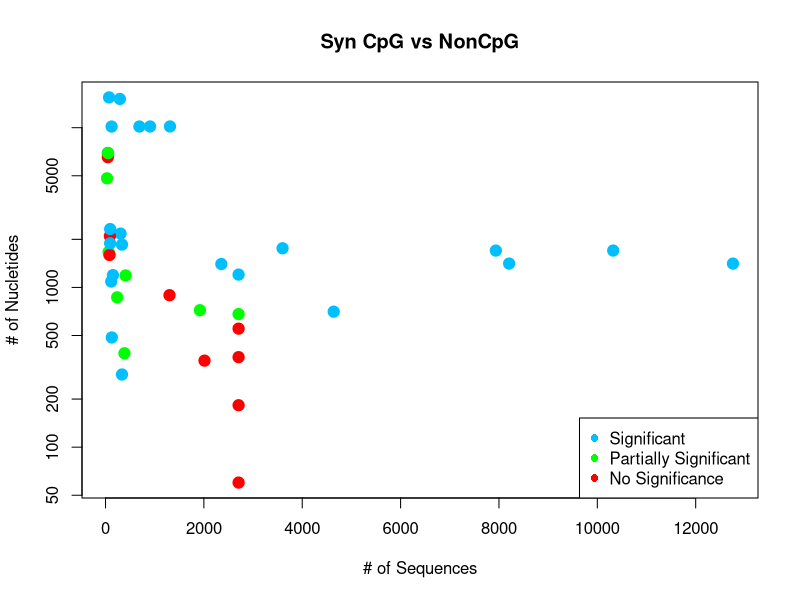
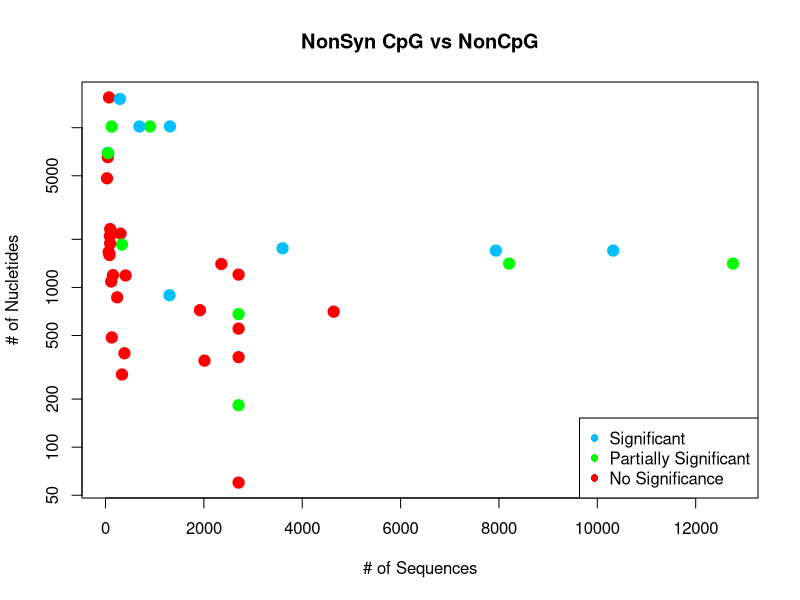
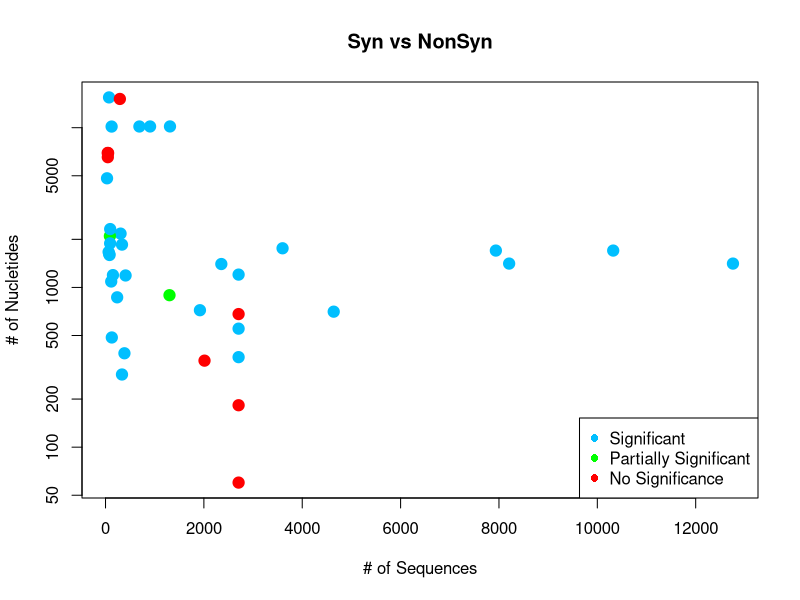

The R source for these figures, in order:
# graph for data vs significant 

library(scales)
library(plotrix)
library(sfsmisc)

Virus_info<- read.csv("data/CpG_List.csv")

data_points_df<- read.csv("output/alldatapoints.csv")

tally<- read.csv("data/recount2.csv")
data_points_df$SynCpg=0
data_points_df$NonSynCpg=0
data_points_df$SynNonSyn=0
for (i in 1:nrow(data_points_df)) {
  treat=data_points_df$Virus[i]
  
  for (j in 1:nrow(data_points_df)){
    # splitnameAll<-unlist(strsplit(as.character(Virus_info$name[j]),".fasta"))
    # splitname<-unlist(strsplit(as.character(splitnameAll[1]),"_"))
    truename<-tally$Virus[j]
    #print(truename)
    
    if(treat==truename){
      data_points_df$SynCpg[i]<-tally$A..G.Syn..CpG.v.NonCpG.[j]+tally$T..C.Syn..CpG.v.NonCpG.[j]
      data_points_df$NonSynCpg[i]<-tally$A..G.NonSyn..CpG.v.NonCpG[j]+tally$T..C.NonSyn..CpG.v.NonCpG[j]
      data_points_df$SynNonSyn[i]<-tally$A..G.Syn.v.NonSyn[j]+tally$T..C.Syn.v.NonSyn[j]
      
      
    }
  } 
}

#Syn CpG vs Non-CpG
  

  png("output/amount/Syn.png", width = 6.75, height = 6.75, units = "in", res= 300)
  #par(mfrow=c(2,2))#, bg = "darkseagreen1"
  palette(alpha(c("red","green","deepskyblue1")))
  plot(data_points_df$seq,data_points_df$nucl,log='y',col=factor(data_points_df$SynCpg),pch=19,cex=1.5, main="Syn CpG vs NonCpG",xlab = "# of Sequences", ylab = "# of Nucletides")
  legend("bottomright",legend=c("Significant","Partially Significant","No Significance"),
         col= c("deepskyblue1","green","red"), horiz= FALSE, 
         #lty is type of line used,cex is size of legend, xpd allows legend to lie outside the plot,bty is type of box around legend       
         cex=1, pch = c(16,16,16))
  
  png("output/amount/NonSyn.png", width = 6.75, height = 6.75, units = "in", res= 300)
  palette(alpha(c("red","green","deepskyblue1")))
  plot(data_points_df$seq,data_points_df$nucl,log='y',col=factor(data_points_df$NonSynCpg),pch=19,cex=1.5, main="NonSyn CpG vs NonCpG",xlab = "# of Sequences", ylab = "# of Nucletides")
  legend("bottomright",legend=c("Significant","Partially Significant","No Significance"),
         col= c("deepskyblue1","green","red"), horiz= FALSE, 
         #lty is type of line used,cex is size of legend, xpd allows legend to lie outside the plot,bty is type of box around legend       
         cex=1, pch = c(16,16,16))
  png("output/amount/SynNonSyn.png", width = 6.75, height = 6.75, units = "in", res= 300)
  palette(alpha(c("red","green","deepskyblue1")))
  plot(data_points_df$seq,data_points_df$nucl,log='y',col=factor(data_points_df$SynNonSyn),pch=19,cex=1.5, main="Syn vs NonSyn",xlab = "# of Sequences", ylab = "# of Nucletides")
  legend("bottomright",legend=c("Significant","Partially Significant","No Significance"),
         col= c("deepskyblue1","green","red"), horiz= FALSE, 
         #lty is type of line used,cex is size of legend, xpd allows legend to lie outside the plot,bty is type of box around legend       
         cex=1, pch = c(16,16,16))
dev.off()
